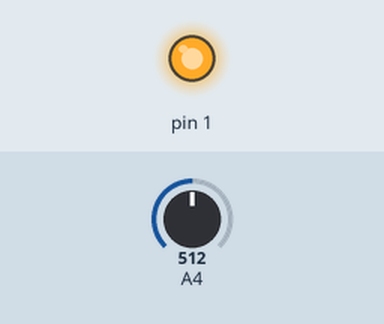
Simulated run of this sketch. Board: Arduino Uno, built with avr-gcc and run on an emulated ATmega328P. Shown: output pins drawn as LEDs (lit = HIGH). The inputs (shaded band) are chosen by the test bench; at power-on: A4 = 512.

Above: at 1.2 s.
1.3 s: A4 set to 133
2.8 s: A4 set to 121
At 3.7 s:
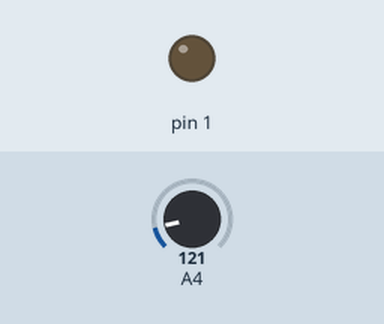
4.3 s: A4 set to 306
At 4.9 s:
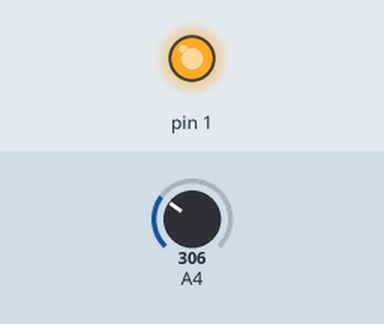
5.8 s: A4 set to 122
At 7.2 s:
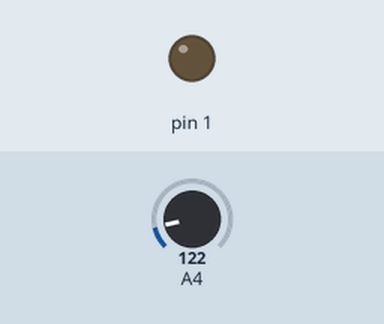
Timing chart, 0 to 8.3 s (numbered marks = the images above; inputs shaded):
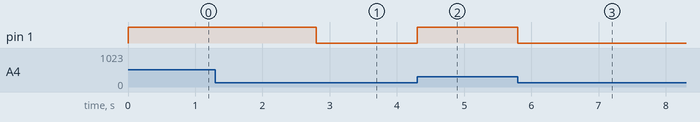

Measured:
- the behaviour switches between 128 and 127 on A4 (found by bisection; images 0 and 1)
- after the input at 1.3 s, every drawn part: stays the same
- after the input at 2.8 s, pin 1: HIGH → LOW at once
- after the input at 4.3 s, pin 1: LOW → HIGH at once
- after the input at 5.8 s, pin 1: HIGH → LOW at once

The sketch:

adc.ino
```cpp
void setup() {
  pinMode(1, OUTPUT);
  pinMode(4, INPUT);
}

void loop() {
  //ADC は1,2,3,4が使用可能
  int adc = analogRead(4);
  analogWrite(1, adc);
}
```
